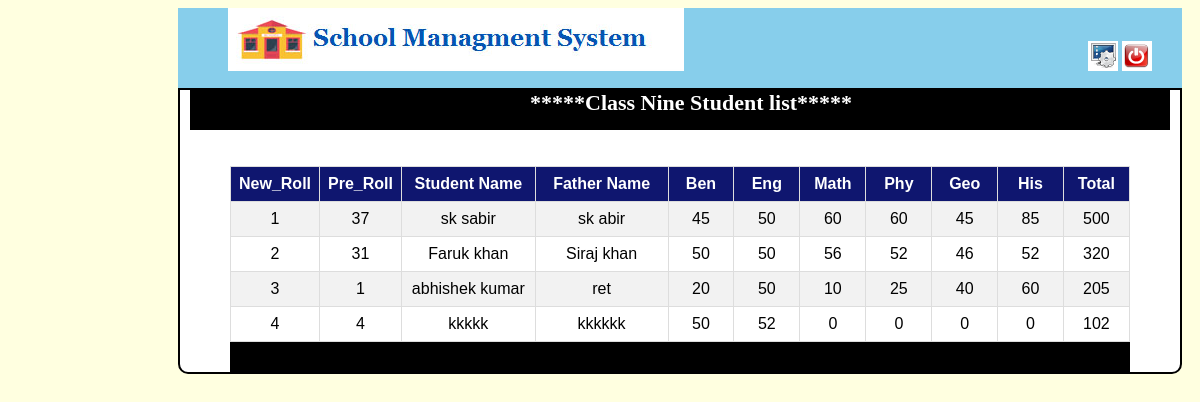
The app's page /result_show_nine.php with its own data.
### tables this page shows
CREATE TABLE `result_nine` (
  `id` varchar(10) NOT NULL,
  `sname` varchar(100) NOT NULL,
  `dob` varchar(100) NOT NULL,
  `fname` varchar(100) NOT NULL,
  `bengali` int(10) NOT NULL,
  `english` int(10) NOT NULL,
  `math` int(10) NOT NULL,
  `phy` int(10) NOT NULL,
  `geo` int(10) NOT NULL,
  `his` int(10) NOT NULL,
  `total` int(10) NOT NULL
);

### result_show_nine.php (the view, shortened to what this page needs)
<!DOCTYPE html>
<html>
<head>
</head>
<body bgcolor="lightyellow">
	<div class="header_left">
		<a href="result_select.php"><img src="headeta.png" class="header_img"></a>
		      <a href="change_pass.php" class="header_right"><img src="sett.png" ></a>
		<a href="logout.php"><img src="logout.png"></a>
	</div>
    <div class="body">
    	<div class="menu">
    		      <b class="header_text">  *****Class Nine Student list*****</b>
    	</div>  <br><br>
            <div class="form">
<div class="fm">
<table id="customers">
  <tr>
    <th style="width: 50px;">New_Roll</th>
    <th style="width: 50px;">Pre_Roll</th>
    <th style="width: 120px;">Student Name</th>
    <th style="width: 120px;">Father Name</th>
    <th style="width: 50px;">Ben</th>
    <th style="width: 50px;">Eng</th>
    <th style="width: 50px;">Math</th>
    <th style="width: 50px;">Phy</th>
    <th style="width: 50px;">Geo</th>
    <th style="width: 50px;">His</th>
    <th style="width: 50px;">Total</th>
  </tr>
  <?php
include "connection.php";
$qer=mysqli_query($conn,"select * from result_nine ");
$c='1';
while($res=mysqli_fetch_assoc($qer))
{
?>
  <tr>
    <td class="tdh"><?php echo $c++; ?></td>
    <td class="tdh"><?php echo $res['id'];  ?></td>
    <td class="tdh"><?php echo $res['sname'];  ?></td>
    <td class="tdh"><?php echo $res['fname'];  ?></td>
      <td class="tdh"><?php echo $res['bengali'];  ?></td>
        <td class="tdh"><?php echo $res['english'];  ?></td>
          <td class="tdh"><?php echo $res['math'];  ?></td>
            <td class="tdh"><?php echo $res['phy'];  ?></td>
              <td class="tdh"><?php echo $res['geo'];  ?></td>
                <td class="tdh"><?php echo $res['his'];  ?></td>
                  <td class="tdh"><?php echo $res['total'];  ?></td>
  </tr>
   <?php } ?>
</table>
  </div>
   <div class="admin"></div>
</div>
         </div>
</body>
</html>

### result_show_nine.php (style rules this page uses)
.header_left { height: 80px; width: 1004px; background-color: skyblue; margin-left: 170px; }
.header_img { margin-left: 50px; }
.header_right { margin-left: 400px; }
.body { width: 1000px; margin-left: 170px; border: 2px solid black; border-left: 2px solid black; border-right: 2px solid black; background-color: white; border-bottom-left-radius: 10px; border-bottom-right-radius: 10px; }
.menu { background-color: black; height: 40px; width: 980px; margin-left: 10px; }
.header_text { color: white; font-size: 22px; margin-left: 340px; }
.form { margin-left: 50px; }
b { font-size: 20px; font-weight: bold; color: blue; margin-left:30px; }
#customers { font-family: "Trebuchet MS", Arial, Helvetica, sans-serif; border-collapse: collapse; width: 100%; }
#customers td, #customers th { border: 1px solid #ddd; padding: 8px; }
#customers tr:nth-child(even) { background-color: #f2f2f2; }
#customers th { padding-top: 8px; padding-bottom: 8px; text-align: center; background-color: #0f166f; color: white; }
.fm { width: 900px; margin-left: 0px; }
.tdh { text-align: center; }
.admin { height: 30px; width: 900px; background: black; margin-left: 0px; color: white; font-size: 20px; text-align: center; }

### records on screen
result_nine: id "37", sname "sk sabir", fname "sk abir", bengali "45", english "50", math "60", phy "60", geo "45", his "85", total "500"
result_nine: id "31", sname "Faruk khan", fname "Siraj khan", bengali "50", english "50", math "56", phy "52", geo "46", his "52", total "320"
result_nine: id "1", sname "abhishek kumar", fname "ret", bengali "20", english "50", math "10", phy "25", geo "40", his "60", total "205"
result_nine: id "4", sname "kkkkk", fname "kkkkkk", bengali "50", english "52", math "0", phy "0", geo "0", his "0", total "102"
